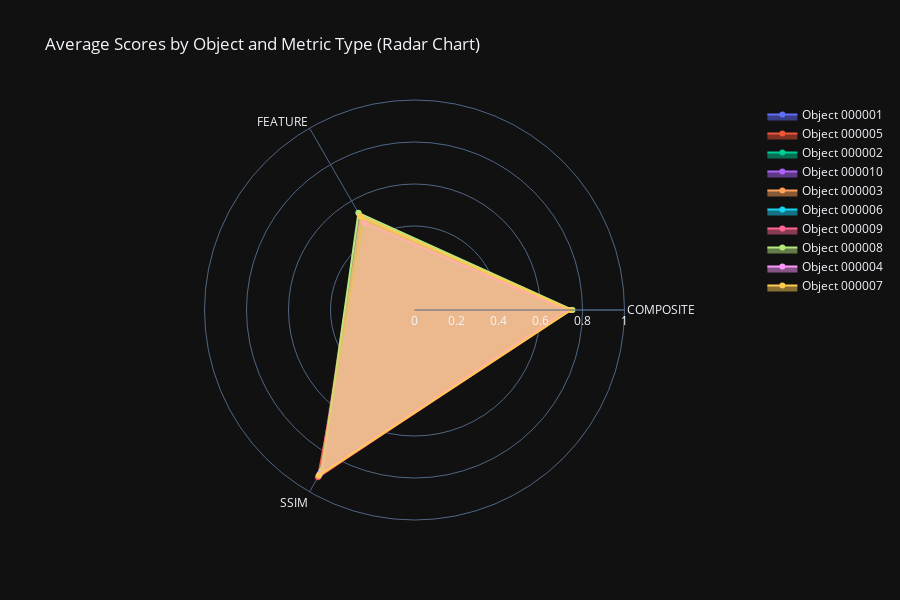

The cell this chart's notebook holds for it:
### Code cell
fig_radar = create_radar_chart(combined_df)
fig_radar.show()

### Figure 1 — Plotly figure (JSON) as saved in the notebook; plotly's stock layout.template omitted (floating-point values rounded to 4 significant figures)
{"data": [{"fill": "toself", "name": "Object 000001", "r": [0.7395, 0.4975, 0.9069], "theta": ["COMPOSITE", "FEATURE", "SSIM"], "type": "scatterpolar"}, {"fill": "toself", "name": "Object 000005", "r": [0.7305, 0.9201, 0.4652], "theta": ["COMPOSITE", "SSIM", "FEATURE"], "type": "scatterpolar"}, {"fill": "toself", "name": "Object 000002", "r": [0.7186, 0.9014, 0.4309], "theta": ["COMPOSITE", "SSIM", "FEATURE"], "type": "scatterpolar"}, {"fill": "toself", "name": "Object 000010", "r": [0.8608, 0.5133, 0.675], "theta": ["SSIM", "FEATURE", "COMPOSITE"], "type": "scatterpolar"}, {"fill": "toself", "name": "Object 000003", "r": [0.8857, 0.4902, 0.7181], "theta": ["SSIM", "FEATURE", "COMPOSITE"], "type": "scatterpolar"}, {"fill": "toself", "name": "Object 000006", "r": [0.8922, 0.465, 0.671], "theta": ["SSIM", "FEATURE", "COMPOSITE"], "type": "scatterpolar"}, {"fill": "toself", "name": "Object 000009", "r": [0.53, 0.7456, 0.9145], "theta": ["FEATURE", "COMPOSITE", "SSIM"], "type": "scatterpolar"}, {"fill": "toself", "name": "Object 000008", "r": [0.881, 0.5341, 0.7523], "theta": ["SSIM", "FEATURE", "COMPOSITE"], "type": "scatterpolar"}, {"fill": "toself", "name": "Object 000004", "r": [0.4785, 0.7251, 0.9022], "theta": ["FEATURE", "COMPOSITE", "SSIM"], "type": "scatterpolar"}, {"fill": "toself", "name": "Object 000007", "r": [0.9106, 0.7449, 0.5157], "theta": ["SSIM", "COMPOSITE", "FEATURE"], "type": "scatterpolar"}], "layout": {"polar": {"radialaxis": {"visible": true, "range": [0, 1]}}, "showlegend": true, "title": {"text": "Average Scores by Object and Metric Type (Radar Chart)"}, "height": 600}}
